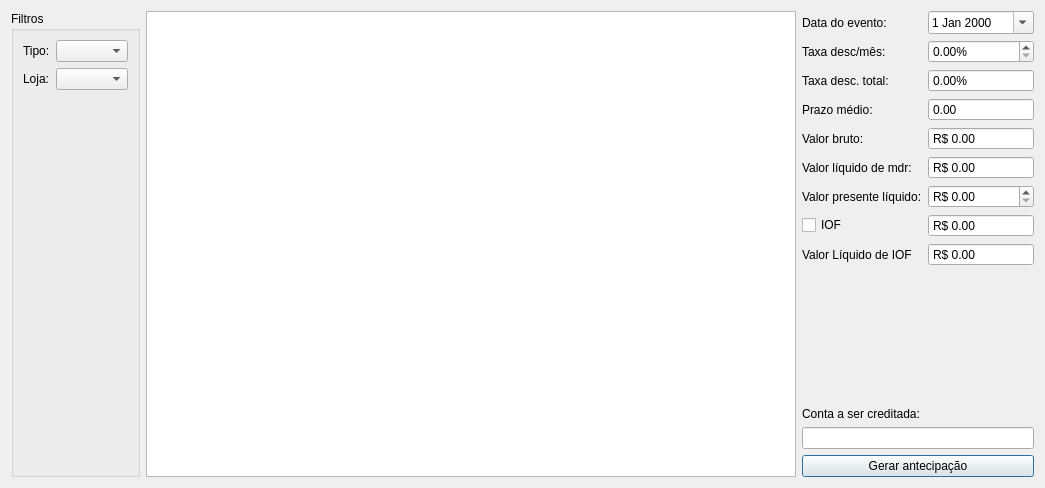
<?xml version="1.0" encoding="UTF-8"?>
<ui version="4.0">
 <class>AnteciparRecebimento</class>
 <widget class="QDialog" name="AnteciparRecebimento">
  <property name="geometry">
   <rect>
    <x>0</x>
    <y>0</y>
    <width>1045</width>
    <height>488</height>
   </rect>
  </property>
  <property name="windowTitle">
   <string>Antecipação</string>
  </property>
  <layout class="QGridLayout" name="gridLayout_2">
   <item row="0" column="0">
    <widget class="QGroupBox" name="groupBox">
     <property name="sizePolicy">
      <sizepolicy hsizetype="Maximum" vsizetype="Preferred">
       <horstretch>0</horstretch>
       <verstretch>0</verstretch>
      </sizepolicy>
     </property>
     <property name="title">
      <string>Filtros</string>
     </property>
     <layout class="QGridLayout" name="gridLayout_3">
      <item row="0" column="1">
       <widget class="QComboBox" name="comboBox"/>
      </item>
      <item row="0" column="0">
       <widget class="QLabel" name="label_8">
        <property name="text">
         <string>Tipo:</string>
        </property>
       </widget>
      </item>
      <item row="2" column="1">
       <spacer name="verticalSpacer_2">
        <property name="orientation">
         <enum>Qt::Vertical</enum>
        </property>
        <property name="sizeHint" stdset="0">
         <size>
          <width>20</width>
          <height>40</height>
         </size>
        </property>
       </spacer>
      </item>
      <item row="1" column="1">
       <widget class="QComboBox" name="comboBoxLoja"/>
      </item>
      <item row="1" column="0">
       <widget class="QLabel" name="label_10">
        <property name="text">
         <string>Loja:</string>
        </property>
       </widget>
      </item>
     </layout>
    </widget>
   </item>
   <item row="0" column="1">
    <widget class="TableView" name="table">
     <property name="editTriggers">
      <set>QAbstractItemView::NoEditTriggers</set>
     </property>
     <property name="selectionMode">
      <enum>QAbstractItemView::MultiSelection</enum>
     </property>
     <property name="selectionBehavior">
      <enum>QAbstractItemView::SelectRows</enum>
     </property>
    </widget>
   </item>
   <item row="0" column="3">
    <layout class="QGridLayout" name="gridLayout">
     <item row="3" column="1">
      <widget class="QDoubleSpinBox" name="doubleSpinBoxPrazoMedio">
       <property name="wrapping">
        <bool>false</bool>
       </property>
       <property name="readOnly">
        <bool>true</bool>
       </property>
       <property name="buttonSymbols">
        <enum>QAbstractSpinBox::NoButtons</enum>
       </property>
       <property name="showGroupSeparator" stdset="0">
        <bool>true</bool>
       </property>
       <property name="maximum">
        <double>999.990000000000009</double>
       </property>
      </widget>
     </item>
     <item row="1" column="1">
      <widget class="QDoubleSpinBox" name="doubleSpinBoxDescMes">
       <property name="prefix">
        <string/>
       </property>
       <property name="suffix">
        <string>%</string>
       </property>
      </widget>
     </item>
     <item row="0" column="0">
      <widget class="QLabel" name="label_7">
       <property name="text">
        <string>Data do evento:</string>
       </property>
      </widget>
     </item>
     <item row="3" column="0">
      <widget class="QLabel" name="label_6">
       <property name="text">
        <string>Prazo médio:</string>
       </property>
      </widget>
     </item>
     <item row="4" column="0">
      <widget class="QLabel" name="label_3">
       <property name="text">
        <string>Valor bruto:</string>
       </property>
      </widget>
     </item>
     <item row="0" column="1">
      <widget class="QDateEdit" name="dateEditEvento">
       <property name="calendarPopup">
        <bool>true</bool>
       </property>
      </widget>
     </item>
     <item row="2" column="1">
      <widget class="QDoubleSpinBox" name="doubleSpinBoxDescTotal">
       <property name="readOnly">
        <bool>true</bool>
       </property>
       <property name="buttonSymbols">
        <enum>QAbstractSpinBox::NoButtons</enum>
       </property>
       <property name="prefix">
        <string/>
       </property>
       <property name="suffix">
        <string>%</string>
       </property>
      </widget>
     </item>
     <item row="2" column="0">
      <widget class="QLabel" name="label_2">
       <property name="text">
        <string>Taxa desc. total:</string>
       </property>
      </widget>
     </item>
     <item row="1" column="0">
      <widget class="QLabel" name="label">
       <property name="text">
        <string>Taxa desc/mês:</string>
       </property>
      </widget>
     </item>
     <item row="5" column="0">
      <widget class="QLabel" name="label_4">
       <property name="text">
        <string>Valor líquido de mdr:</string>
       </property>
      </widget>
     </item>
     <item row="8" column="0">
      <widget class="QCheckBox" name="checkBoxIOF">
       <property name="text">
        <string>IOF</string>
       </property>
      </widget>
     </item>
     <item row="5" column="1">
      <widget class="QDoubleSpinBox" name="doubleSpinBoxValorLiquido">
       <property name="readOnly">
        <bool>true</bool>
       </property>
       <property name="buttonSymbols">
        <enum>QAbstractSpinBox::NoButtons</enum>
       </property>
       <property name="showGroupSeparator" stdset="0">
        <bool>true</bool>
       </property>
       <property name="prefix">
        <string>R$ </string>
       </property>
       <property name="maximum">
        <double>999999.989999999990687</double>
       </property>
      </widget>
     </item>
     <item row="4" column="1">
      <widget class="QDoubleSpinBox" name="doubleSpinBoxValorBruto">
       <property name="readOnly">
        <bool>true</bool>
       </property>
       <property name="buttonSymbols">
        <enum>QAbstractSpinBox::NoButtons</enum>
       </property>
       <property name="showGroupSeparator" stdset="0">
        <bool>true</bool>
       </property>
       <property name="prefix">
        <string>R$ </string>
       </property>
       <property name="maximum">
        <double>999999.989999999990687</double>
       </property>
      </widget>
     </item>
     <item row="10" column="0" colspan="2">
      <spacer name="verticalSpacer">
       <property name="orientation">
        <enum>Qt::Vertical</enum>
       </property>
       <property name="sizeHint" stdset="0">
        <size>
         <width>20</width>
         <height>40</height>
        </size>
       </property>
      </spacer>
     </item>
     <item row="6" column="0">
      <widget class="QLabel" name="label_5">
       <property name="text">
        <string>Valor presente líquido:</string>
       </property>
      </widget>
     </item>
     <item row="6" column="1">
      <widget class="QDoubleSpinBox" name="doubleSpinBoxValorPresente">
       <property name="layoutDirection">
        <enum>Qt::LeftToRight</enum>
       </property>
       <property name="showGroupSeparator" stdset="0">
        <bool>true</bool>
       </property>
       <property name="prefix">
        <string>R$ </string>
       </property>
       <property name="maximum">
        <double>999999.989999999990687</double>
       </property>
      </widget>
     </item>
     <item row="9" column="1">
      <widget class="QDoubleSpinBox" name="doubleSpinBoxLiqIOF">
       <property name="layoutDirection">
        <enum>Qt::LeftToRight</enum>
       </property>
       <property name="readOnly">
        <bool>true</bool>
       </property>
       <property name="buttonSymbols">
        <enum>QAbstractSpinBox::NoButtons</enum>
       </property>
       <property name="showGroupSeparator" stdset="0">
        <bool>true</bool>
       </property>
       <property name="prefix">
        <string>R$ </string>
       </property>
       <property name="maximum">
        <double>9999999.990000000223517</double>
       </property>
      </widget>
     </item>
     <item row="8" column="1">
      <widget class="QDoubleSpinBox" name="doubleSpinBoxIOF">
       <property name="layoutDirection">
        <enum>Qt::LeftToRight</enum>
       </property>
       <property name="readOnly">
        <bool>true</bool>
       </property>
       <property name="buttonSymbols">
        <enum>QAbstractSpinBox::NoButtons</enum>
       </property>
       <property name="showGroupSeparator" stdset="0">
        <bool>true</bool>
       </property>
       <property name="prefix">
        <string>R$ </string>
       </property>
       <property name="maximum">
        <double>99999.990000000005239</double>
       </property>
      </widget>
     </item>
     <item row="9" column="0">
      <widget class="QLabel" name="label_9">
       <property name="text">
        <string>Valor Líquido de IOF</string>
       </property>
      </widget>
     </item>
     <item row="13" column="0" colspan="2">
      <widget class="QPushButton" name="pushButtonGerar">
       <property name="enabled">
        <bool>true</bool>
       </property>
       <property name="text">
        <string>Gerar antecipação</string>
       </property>
      </widget>
     </item>
     <item row="12" column="0" colspan="2">
      <widget class="ItemBox" name="itemBoxConta"/>
     </item>
     <item row="11" column="0">
      <widget class="QLabel" name="label_11">
       <property name="text">
        <string>Conta a ser creditada:</string>
       </property>
      </widget>
     </item>
    </layout>
   </item>
  </layout>
 </widget>
 <customwidgets>
  <customwidget>
   <class>TableView</class>
   <extends>QTableView</extends>
   <header>src/tableview.h</header>
  </customwidget>
  <customwidget>
   <class>ItemBox</class>
   <extends>QLineEdit</extends>
   <header>src/itembox.h</header>
  </customwidget>
 </customwidgets>
 <resources/>
 <connections/>
</ui>
